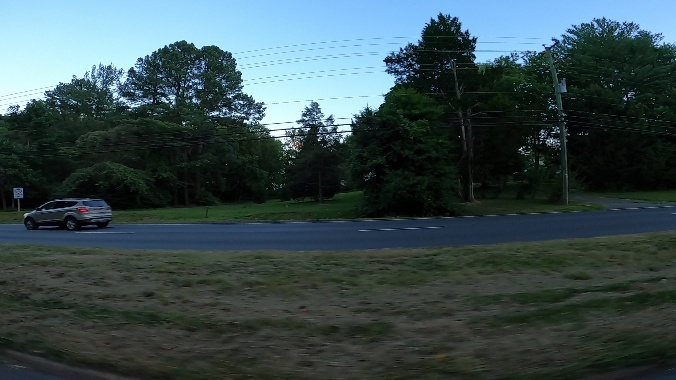
#> input picture kaggle/working/data/images/train/vid_4_10000.jpg, 676 x 380 px; its folder holds 5 pictures in this run
$ jupyter execute --allow-errors lab4.ipynb
#> lines starting #> are read from the running program, lines starting #| are printed output that depends on the picture
[cell 1]
import pandas as pd
import numpy as np
import matplotlib.pyplot as plt
import seaborn as sns
import os
from pathlib import Path

import cv2
sns.set_theme(style="darkgrid", palette="pastel")

[cell 2]
base_train_dir = "kaggle/working/data/images/train"
base_test_dir = "kaggle/working/data/images/val"

base_label_train_dir = "kaggle/working/data/labels/train"
base_label_test_dir = "kaggle/working/data/labels/val"

train_dirs = os.listdir(base_train_dir)
#> (the rest of this cell did not finish here and is left out)

[cell 3]
df_train = pd.DataFrame({"path":train_dirs})
#> (the rest of this cell did not finish here and is left out)

[cell 4]
df_train.head()

[cell 5]
# Функция для извлечения статистик изображения
def extract_image_statistics(image_path):
    img = cv2.imread(image_path)
#> img is the input picture: shape (380, 676, 3); mean B, G, R 79.1, 76.3, 57.7
    if img is None:
        return None

    # Преобразуем в RGB
    img = cv2.cvtColor(img, cv2.COLOR_BGR2RGB)
    height, width, _ = img.shape
#> height = 380; width = 676
    mean = np.mean(img, axis=(0, 1))  # Среднее значение по каждому каналу (R, G, B)
#> mean = [57.74, 76.32, 79.08]
    return [mean[0], mean[1], mean[2], width, height]


def extract_bounding_box_features(label_path, image_width, image_height):
    with open(label_path, 'r') as f:
        lines = f.readlines()

    for line in lines:
        parts = line.strip().split()

        class_id = int(parts[0])
        x_center = float(parts[1]) * image_width  # Нормализованный x центр -> реальная координата
        y_center = float(parts[2]) * image_height  # Нормализованный y центр -> реальная координата
        width = float(parts[3]) * image_width  # Нормализованная ширина -> реальная ширина
        height = float(parts[4]) * image_height  # Нормализованная высота -> реальная высота
        area = width * height


    return [class_id, x_center, y_center, width, height, area]

[cell 6]
res = extract_image_statistics(base_train_dir + "/"+"vid_4_10000.jpg")
#> res = [57.74, 76.32, 79.08, 676, 380]

[cell 7]
df_train['res'] = df_train['path'].apply(lambda x: extract_image_statistics(Path(base_train_dir,x)))
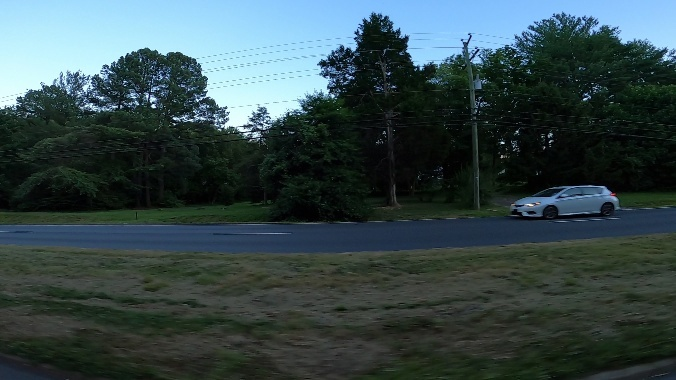
#> input picture kaggle/working/data/images/train/vid_4_10020.jpg, 676 x 380 px
#> in extract_image_statistics, img is the input picture: shape (380, 676, 3); mean B, G, R 75.7, 73.3, 55.1
#> in extract_image_statistics (call 3), `mean = np.mean(img, axis=(0, 1))`: mean = [55.13, 73.31, 75.66]
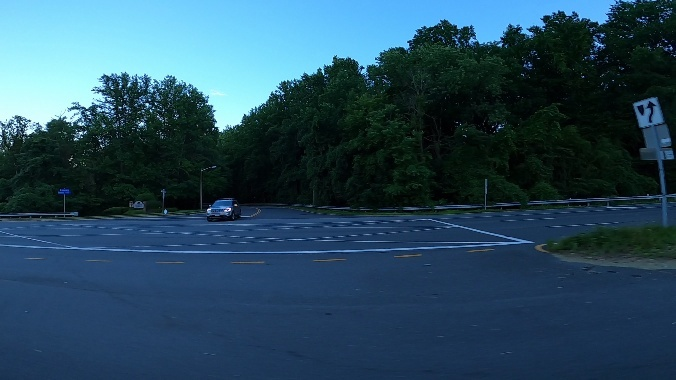
#> input picture kaggle/working/data/images/train/vid_4_1020.jpg, 676 x 380 px
#> in extract_image_statistics, img is the input picture: shape (380, 676, 3); mean B, G, R 93.4, 74.1, 40.7
#> in extract_image_statistics (call 4), `mean = np.mean(img, axis=(0, 1))`: mean = [40.73, 74.07, 93.39]
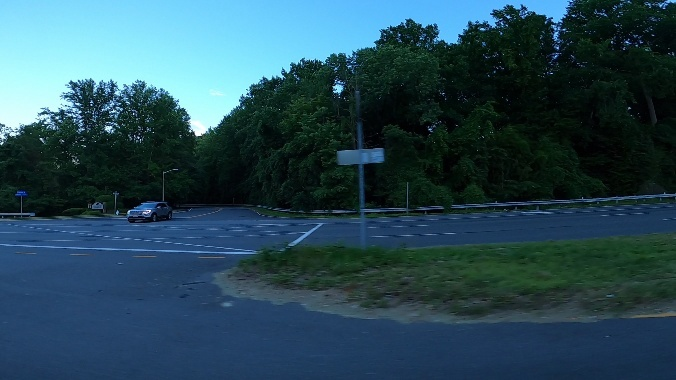
#> input picture kaggle/working/data/images/train/vid_4_1040.jpg, 676 x 380 px
#> in extract_image_statistics, img is the input picture: shape (380, 676, 3); mean B, G, R 87.2, 73.9, 40.9
#> in extract_image_statistics (call 5), `mean = np.mean(img, axis=(0, 1))`: mean = [40.9, 73.91, 87.21]
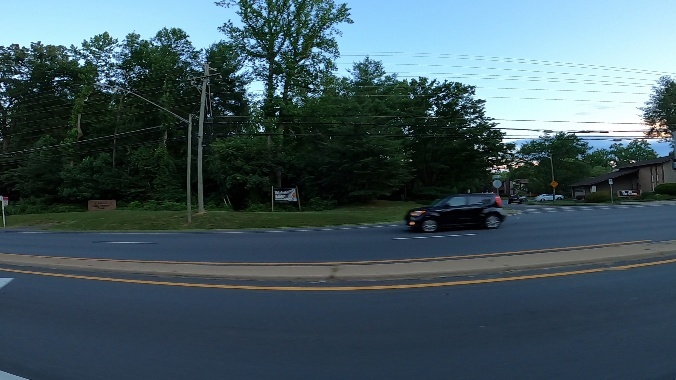
#> input picture kaggle/working/data/images/train/vid_4_10980.jpg, 676 x 380 px
#> in extract_image_statistics, img is the input picture: shape (380, 676, 3); mean B, G, R 96.7, 88.6, 67.4
#> in extract_image_statistics (call 6), `mean = np.mean(img, axis=(0, 1))`: mean = [67.44, 88.65, 96.67]
#> (the rest of this cell did not finish here and is left out)

[cell 8]
columns = ["mean_r","mean_g","mean_b","width","height"]

df_train_expanded = df_train.res.apply(pd.Series)
#> (the rest of this cell did not finish here and is left out)

#> (a cell that did not finish here is left out)
